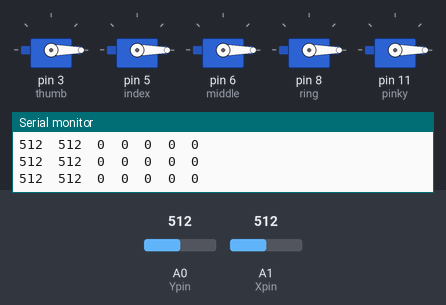
Bench run of a sketch on a simulated Arduino Uno, built with avr-gcc and run on an emulated ATmega328P. On the bench: 5 × servo, the last lines printed to the serial monitor. The test bench sets the inputs (shaded band); at power-on: A0 (Ypin) = 512, A1 (Xpin) = 512.

Above: at 1.2 s.
1.3 s: A0 (Ypin) set to 530
At 2.1 s:
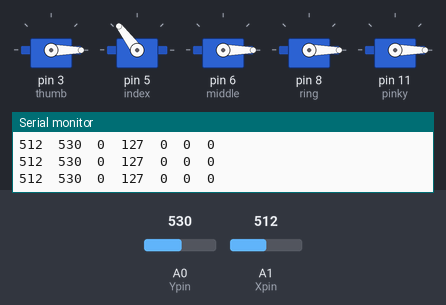
2.8 s: A1 (Xpin) set to 122
At 3.7 s:
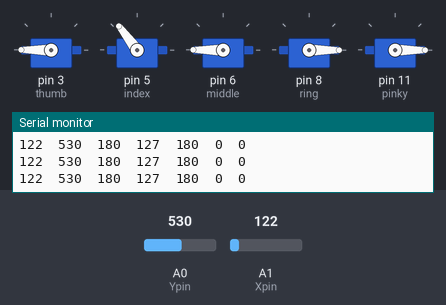
4.4 s: A0 (Ypin) set to 511
At 5.5 s:
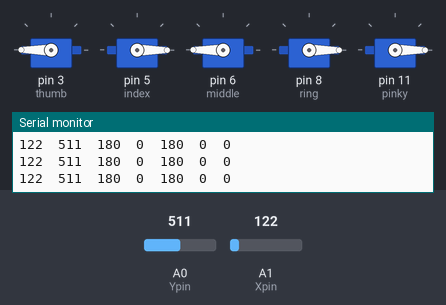
5.9 s: A1 (Xpin) set to 530
At 7.1 s:
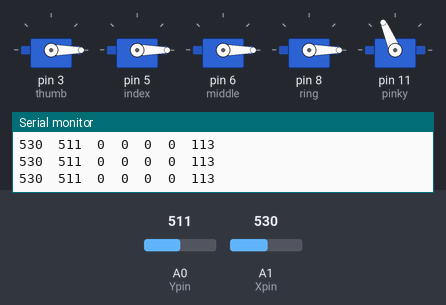
7.4 s: A1 (Xpin) set to 716
At 8.6 s:
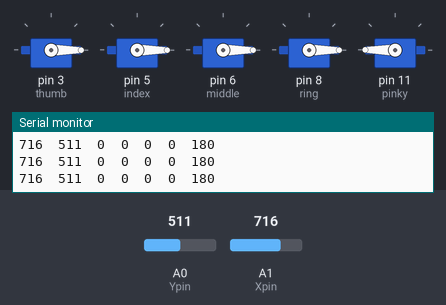
8.9 s: A0 (Ypin) set to 716
At 9.3 s:
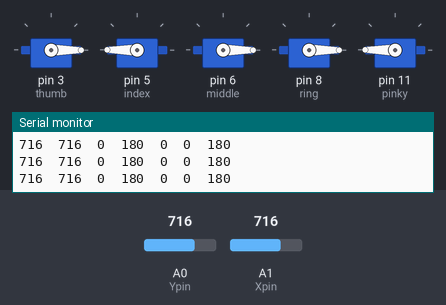
Timing chart, 0 to 11.4 s (numbered marks = the images above; inputs shaded):
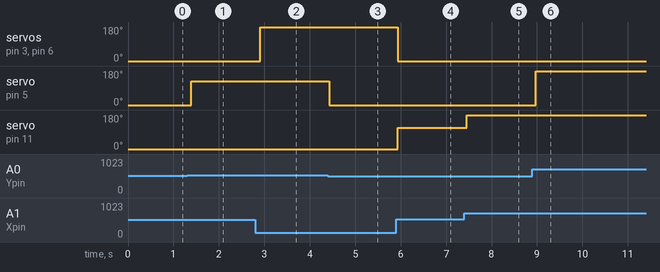

The sketch:

hand.ino
```cpp
#include <Servo.h>

Servo thumb, index, middle, ring, pinky;

int Ypin = A0;
int Xpin = A1;

void setup() {
  Serial.begin(9600);

  thumb.attach(3);
  index.attach(5);
  middle.attach(6);
  ring.attach(8);
  pinky.attach(11);

  // Print the Table Header once
  Serial.println("JX\tJY\tTHM\tIDX\tMID\tRNG\tPNK");
  Serial.println("--------------------------------------------------");
}

void loop() {
  int Xval = analogRead(Xpin);
  int Yval = analogRead(Ypin);

  // Initialize all angles to 0
  int thmA = 0, idxA = 0, midA = 0, rngA = 0, pnkA = 0;

  // --- Logic for Y-AXIS ---
  if (Yval > 520) {
    idxA = map(Yval, 310, 620, 0, 180);
  } else if (Yval < 500) {
    rngA = map(Yval, 290, 10, 0, 180);
  }

  // --- Logic for X-AXIS ---
  if (Xval > 520) {
    pnkA = map(Xval, 310, 660, 0, 180);
  } else if (Xval < 500) {
    int leftVal = map(Xval,300, 240, 0, 180);
    midA = leftVal;
    thmA = leftVal;
  }
  idxA = constrain(idxA, 0, 180);
  rngA = constrain(rngA, 0, 180);
  pnkA = constrain(pnkA, 0, 180);
  midA = constrain(midA, 0, 180);
  thmA = constrain(thmA, 0, 180);

  // Write to Servos
  index.write(idxA);
  ring.write(rngA);
  pinky.write(pnkA);
  middle.write(midA);
  thumb.write(thmA);

  // Print Table Row
  Serial.print(Xval);   Serial.print("\t");
  Serial.print(Yval);   Serial.print("\t");
  Serial.print(thmA);   Serial.print("\t");
  Serial.print(idxA);   Serial.print("\t");
  Serial.print(midA);   Serial.print("\t");
  Serial.print(rngA);   Serial.print("\t");
  Serial.println(pnkA);

  delay(150); // Increased delay slightly so the Serial Monitor is readable
}
```

Measured:
- after the input at 1.3 s, servo on pin 5 (index): 0° → 127° after 0.10 s
- after the input at 2.8 s, servo on pin 3 (thumb), servo on pin 6 (middle): 0° → 180° after 0.11 s
- after the input at 4.4 s, servo on pin 5 (index): 127° → 0° at once
- after the input at 5.9 s, servo on pin 3 (thumb), servo on pin 6 (middle): 180° → 0° at once; servo on pin 11 (pinky): 0° → 113° at once
- after the input at 7.4 s, servo on pin 11 (pinky): 113° → 180° after 0.06 s
- after the input at 8.9 s, servo on pin 5 (index): 0° → 180° after 0.07 s
